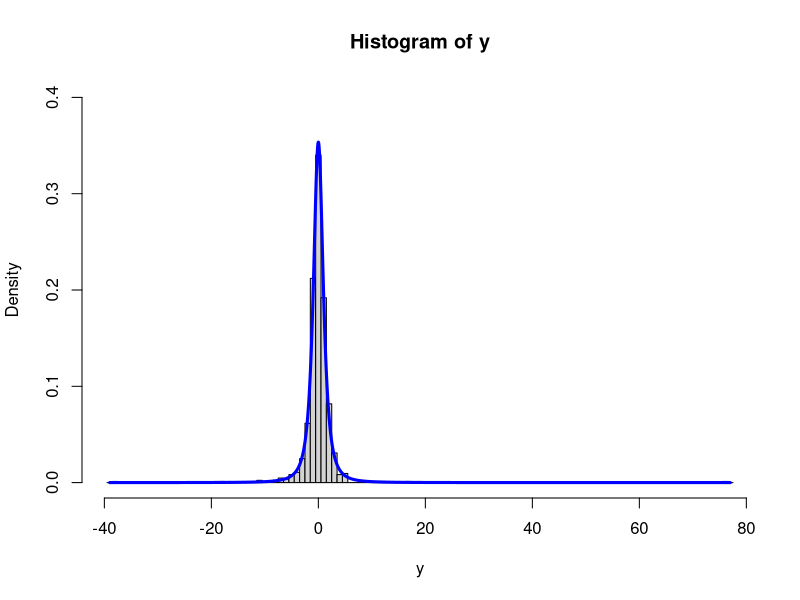

Generate this figure with R:
set.seed(1000)
art <- function(df, N){
    x <- seq(0,1,by = 0.001)
    M <- max(dt(x,df = df)/dcauchy(x,0,1))
    y <- NULL
    for (i in 1:N){
        u <- runif(1,0,1)
        v <- rcauchy(1,0,1)
        if (u*M*dcauchy(v)<dt(v,df = df)){
            y.i <- v
            y <- c(y,y.i)
        }
    }
    num <- length(y)
    bins <- (floor(min(y))-0.5):(ceiling(max(y))+0.5)
    plot <- hist(y, breaks = bins, prob = T, ylim =c(0,0.4))
    z <- seq(floor(min(y)), ceiling(max(y)), by = 0.01)
    lines(z, dt(z, df), type = "l", col = "blue", lwd = 3)
    return(list(out = y, num = num, plot = plot))
}

w <- art(2,1000)
w$num

